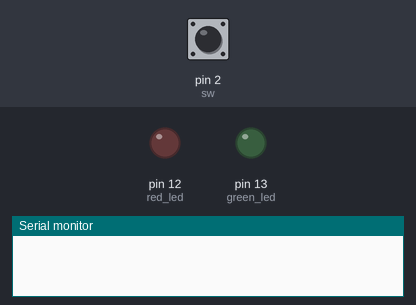
The sketch below on a simulated Arduino Uno, built with avr-gcc and run on an emulated ATmega328P. Parts: output pins drawn as LEDs (lit = HIGH), the last lines printed to the serial monitor. The inputs (shaded band) are chosen by the test bench; at power-on: pin 2 (sw) HIGH.

Above: at 1.2 s.
1.3 s: pin 2 (sw) pulled LOW for 0.15 s
At 2.0 s:
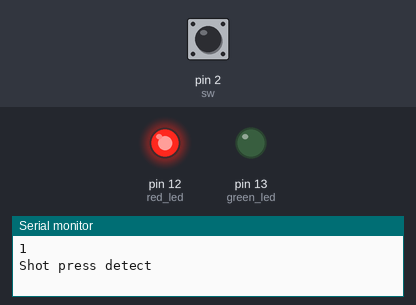
2.9 s: pin 2 (sw) pulled LOW for 3.2 s
At 7.3 s:
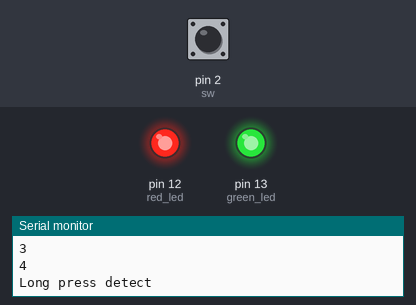
7.6 s: pin 2 (sw) pulled LOW for 1 s
At 9.2 s:
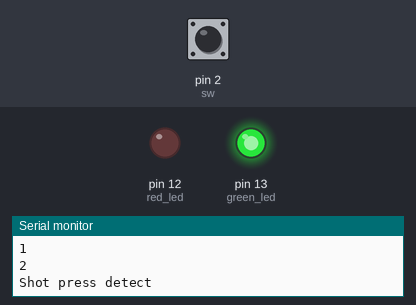
Timing chart, 0 to 10.7 s (numbered marks = the images above; inputs shaded):
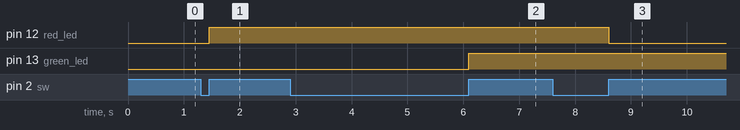

The sketch:

lab4.3.ino
```cpp
#define timeInterval 3000
#define sw  2
#define green_led 13
#define red_led 12
int red = 0,green = 0,count=1;
int unsigned  long  pressTime,releaseTime,previous;
void setup() {
  // put your setup code here, to run once:
   for(int i=12;i<=13;i++)
    pinMode(i,OUTPUT);
  Serial.begin(9600);
  pinMode(sw,INPUT);

}

void loop() {
  releaseTime = 0;
  if(digitalRead(sw)  ==  0){
    pressTime = millis();
    while(digitalRead(sw)==0){
      if(millis()-previous >= 1000){
          previous  = millis();
          Serial.println(count++);
          }
        }
    releaseTime  = millis()  - pressTime;
    count = 1;
    pressTime = 0;
    }
  if(releaseTime  !=  0){
    if(releaseTime  >=  timeInterval){
      green = ~green;
      digitalWrite(green_led,green);
      Serial.println("Long press detect");
      }
      if(releaseTime  < timeInterval){
        red = ~red;
        digitalWrite(red_led,red);
        Serial.println("Shot press detect");
       }
       //releaseTime = 0;
       //Serial.println(releaseTime);
   }

}
```

Measured:
- after the input at 1.3 s, pin 12 (red_led): LOW → HIGH after 0.15 s
- after the input at 2.9 s, pin 13 (green_led): LOW → HIGH after 3.2 s
- after the input at 7.6 s, pin 12 (red_led): HIGH → LOW after 1.0 s
